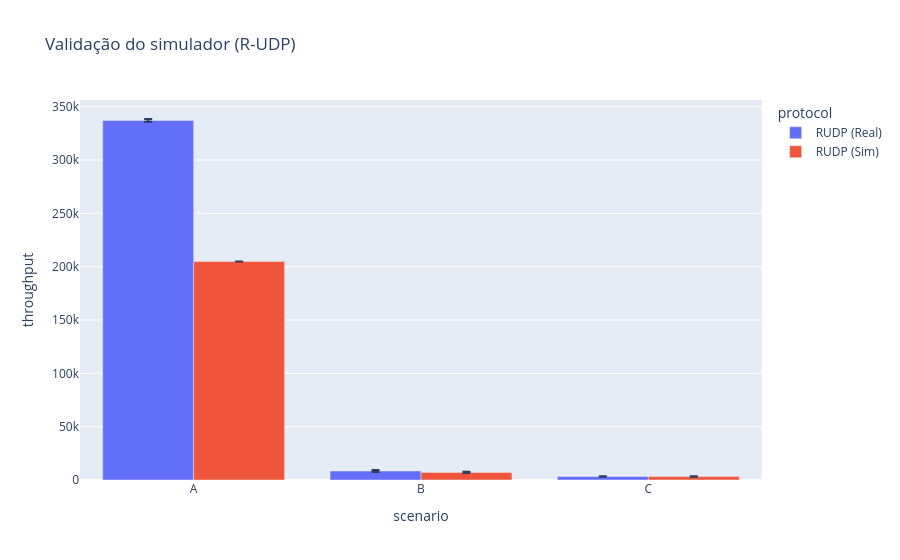

Source (notebook cell):
### Code cell
fig = px.bar(
    comparison_rudp,
    x="scenario",
    y="throughput",
    color="protocol",
    barmode="group",
    error_y="throughput_std",
    title="Validação do simulador (R-UDP)"
)
fig.write_image(
    FIGURES_DIR/"validacao_simulador_rudp.png",
    width=1400,
    height=800
)


fig.show()

### Figure 1 — Plotly figure (JSON) as saved in the notebook; plotly's stock layout.template omitted (floating-point values rounded to 4 significant figures)
{"data": [{"alignmentgroup": "True", "error_y": {"array": [1322.0, 902.1, 305.4]}, "hovertemplate": "protocol=RUDP (Real)<br>scenario=%{x}<br>throughput=%{y}<extra></extra>", "legendgroup": "RUDP (Real)", "marker": {"color": "#636efa", "pattern": {"shape": ""}}, "name": "RUDP (Real)", "offsetgroup": "RUDP (Real)", "orientation": "v", "showlegend": true, "textposition": "auto", "type": "bar", "x": ["A", "B", "C"], "xaxis": "x", "y": [337100.0, 8427.0, 3311.0], "yaxis": "y"}, {"alignmentgroup": "True", "error_y": {"array": [0.0, 696.8, 240.2]}, "hovertemplate": "protocol=RUDP (Sim)<br>scenario=%{x}<br>throughput=%{y}<extra></extra>", "legendgroup": "RUDP (Sim)", "marker": {"color": "#EF553B", "pattern": {"shape": ""}}, "name": "RUDP (Sim)", "offsetgroup": "RUDP (Sim)", "orientation": "v", "showlegend": true, "textposition": "auto", "type": "bar", "x": ["A", "B", "C"], "xaxis": "x", "y": [204800.0, 7144.0, 3212.0], "yaxis": "y"}], "layout": {"barmode": "group", "legend": {"title": {"text": "protocol"}, "tracegroupgap": 0}, "title": {"text": "Validação do simulador (R-UDP)"}, "xaxis": {"anchor": "y", "domain": [0, 1], "title": {"text": "scenario"}}, "yaxis": {"anchor": "x", "domain": [0, 1], "title": {"text": "throughput"}}}}
